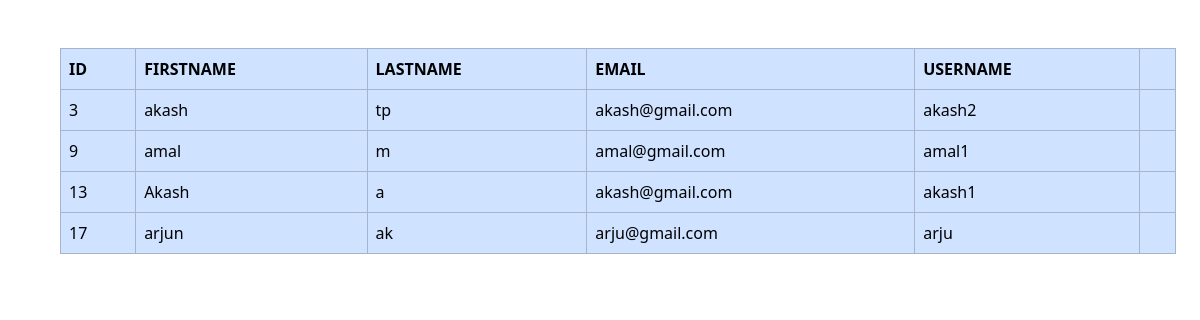
The app's page /approved_stview with its own data.
### newapp/models.py (models this page shows)
class User(AbstractUser):
    usertype=models.CharField(max_length=50)

### newapp/views.py (the view)
# urls.py: path('approved_stview',views.approved_stview,name='approved_stview'),
def approved_stview(request):
    x=User.objects.filter(is_active=1,usertype="student")
    return render(request,'approved_stview.html',{'x':x})

### newapp/templates/approved_stview.html (shortened to what this page needs)
<!DOCTYPE html>
<html lang="en">
<head>
    <link href="https://cdn.jsdelivr.net/npm/bootstrap@5.3.3/dist/css/bootstrap.min.css" rel="stylesheet">
</head>
</head>
<body>
    <div class="container m-5">
    <table  class="table table-bordered table-primary">
        <tr>
            <th>ID</th>
            <th>FIRSTNAME</th>
            <th>LASTNAME</th>
            <th>EMAIL</th>
            <th>USERNAME</th>
            <th></th>
        </tr>
        {% for i in x %}
        <tr>
            <td>{{i.id}}</td>
            <td>{{i.first_name}}</td>
            <td>{{i.last_name}}</td>
            <td>{{i.email}}</td>
            <td>{{i.username}}</td>
            <td><a href="approved_stview"></a></td>
        </tr>
        {% endfor %}
    </table>
</div>
</body>
</html>

### records on screen
User: id "3", first_name "akash", last_name "tp", email "akash@gmail.com", username "akash2"
User: id "9", first_name "amal", last_name "m", email "amal@gmail.com", username "amal1"
User: id "13", first_name "Akash", last_name "a", email "akash@gmail.com", username "akash1"
User: id "17", first_name "arjun", last_name "ak", email "arju@gmail.com", username "arju"
